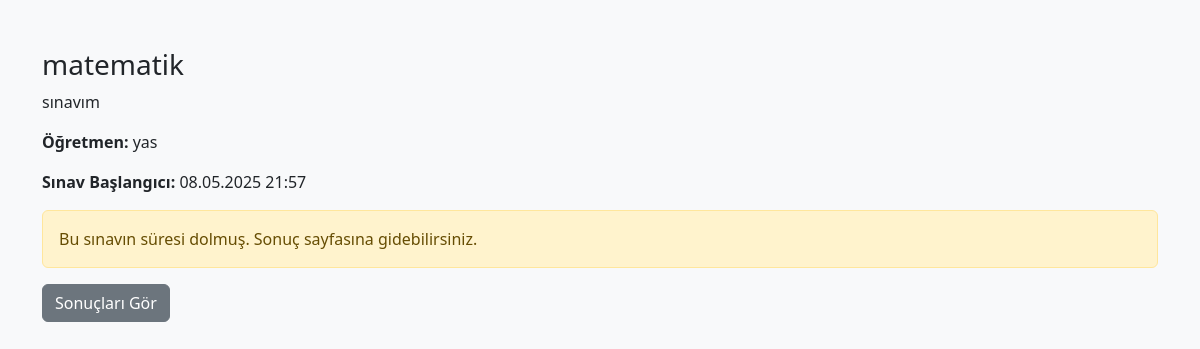
The app's page /exam_info.php?id=5 (signed in) with its own data.
### tables this page shows
CREATE TABLE `exams` (
  `id` int(11) NOT NULL,
  `title` varchar(255) DEFAULT NULL,
  `description` text DEFAULT NULL,
  `start_time` datetime DEFAULT NULL,
  `end_time` datetime DEFAULT NULL,
  `duration_minutes` int(11) DEFAULT NULL,
  `creator_id` int(11) DEFAULT NULL,
  `format` enum('coktan_secimli','klasik','yazili','karisik') DEFAULT NULL,
  `is_paid` tinyint(1) DEFAULT 1,
  `date` datetime DEFAULT NULL,
  `price` int(11) DEFAULT 0,
  `created_at` datetime DEFAULT current_timestamp()
);

CREATE TABLE `users` (
  `id` int(11) NOT NULL,
  `name` varchar(100) DEFAULT NULL,
  `username` varchar(50) DEFAULT NULL,
  `email` varchar(100) DEFAULT NULL,
  `phone` varchar(20) DEFAULT NULL,
  `bio` text DEFAULT NULL,
  `password` varchar(255) DEFAULT NULL,
  `role` enum('ogrenci','ogretmen') DEFAULT 'ogrenci',
  `created_at` timestamp NOT NULL DEFAULT current_timestamp(),
  `profile_picture` varchar(255) DEFAULT NULL
);

### exam_info.php (the view, shortened to what this page needs)
<?php
$mysqli = new mysqli("localhost", "root", "", "sinav_sistemi");
$exam_id = 0;
if (isset($_GET['id']))       $exam_id = (int)$_GET['id'];
elseif (isset($_GET['exam_id'])) $exam_id = (int)$_GET['exam_id'];
$stmt = $mysqli->prepare("
    SELECT exams.*, users.name AS teacher_name
    FROM exams
    INNER JOIN users ON exams.creator_id = users.id
    WHERE exams.id = ?
");
$stmt->bind_param("i", $exam_id);
$stmt->execute();
$exam = $stmt->get_result()->fetch_assoc();
$now        = time();
$start_time = strtotime($exam['start_time']);
$is_active  = $start_time > $now;
?>
<!DOCTYPE html>
<html lang="tr">
<head>
    <link href="https://cdn.jsdelivr.net/npm/bootstrap@5.3.0/dist/css/bootstrap.min.css" rel="stylesheet">
</head>
<body class="bg-light">
<div class="container mt-5">
    <h3><?= htmlspecialchars($exam['title']) ?></h3>
    <p><?= htmlspecialchars($exam['description']) ?></p>
    <p><strong>Öğretmen:</strong> <?= htmlspecialchars($exam['teacher_name']) ?></p>
    <p><strong>Sınav Başlangıcı:</strong> <?= date("d.m.Y H:i", $start_time) ?></p>
    <?php if ($is_active): ?>
        <form action="start_exam.php" method="post">
            <input type="hidden" name="exam_id" value="<?= $exam['id'] ?>">
            <button class="btn btn-success">Sınava Katıl</button>
        </form>
    <?php else: ?>
        <div class="alert alert-warning">
            Bu sınavın süresi dolmuş. Sonuç sayfasına gidebilirsiniz.
        </div>
        <a href="exam_result.php?exam_id=<?= $exam['id'] ?>" class="btn btn-secondary">Sonuçları Gör</a>
    <?php endif; ?>
</div>
</body>
</html>

### records on screen
exams: title "matematik", description "sınavım", creator.name "yas", start_time "08.05.2025 21:57"
